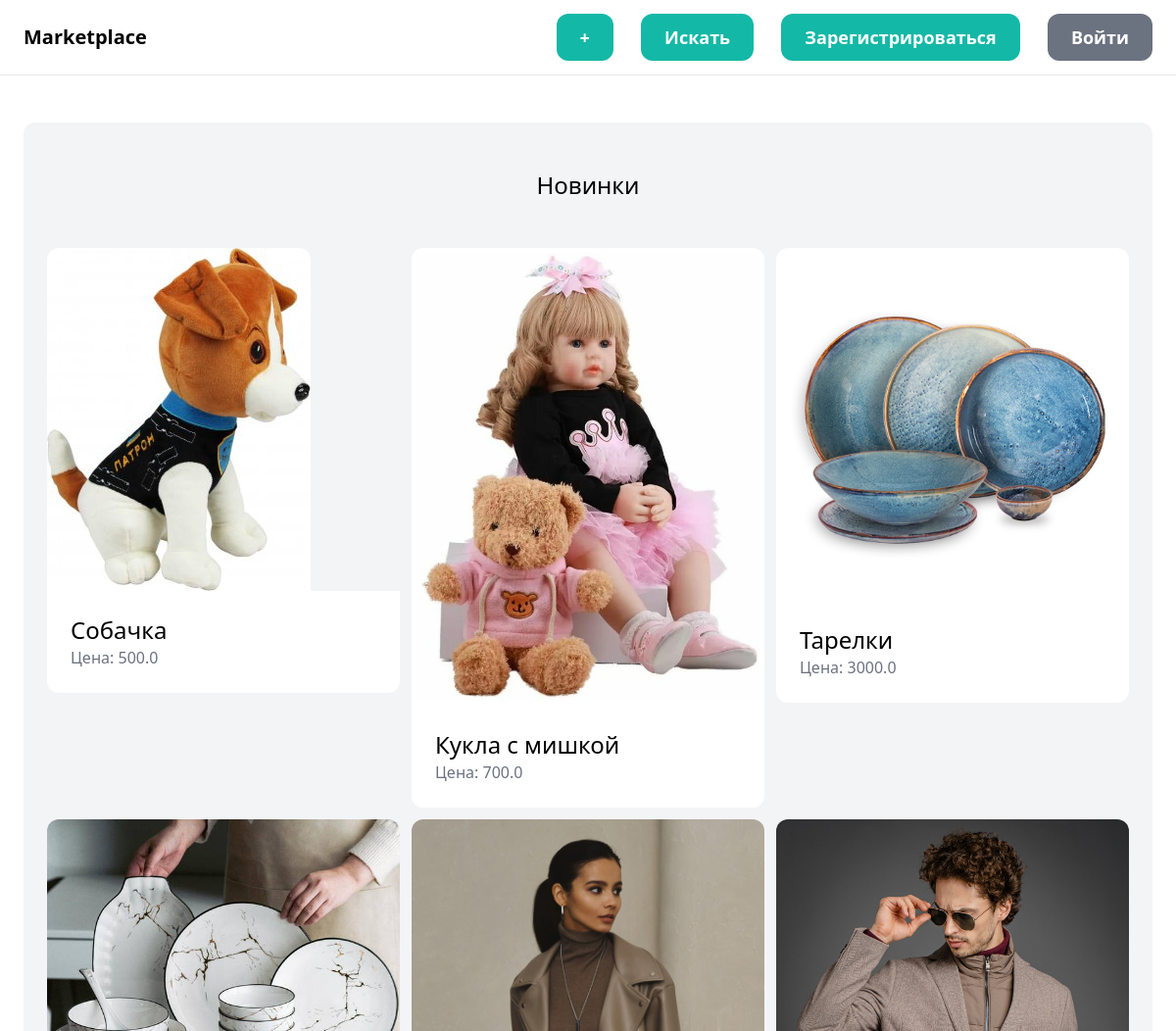
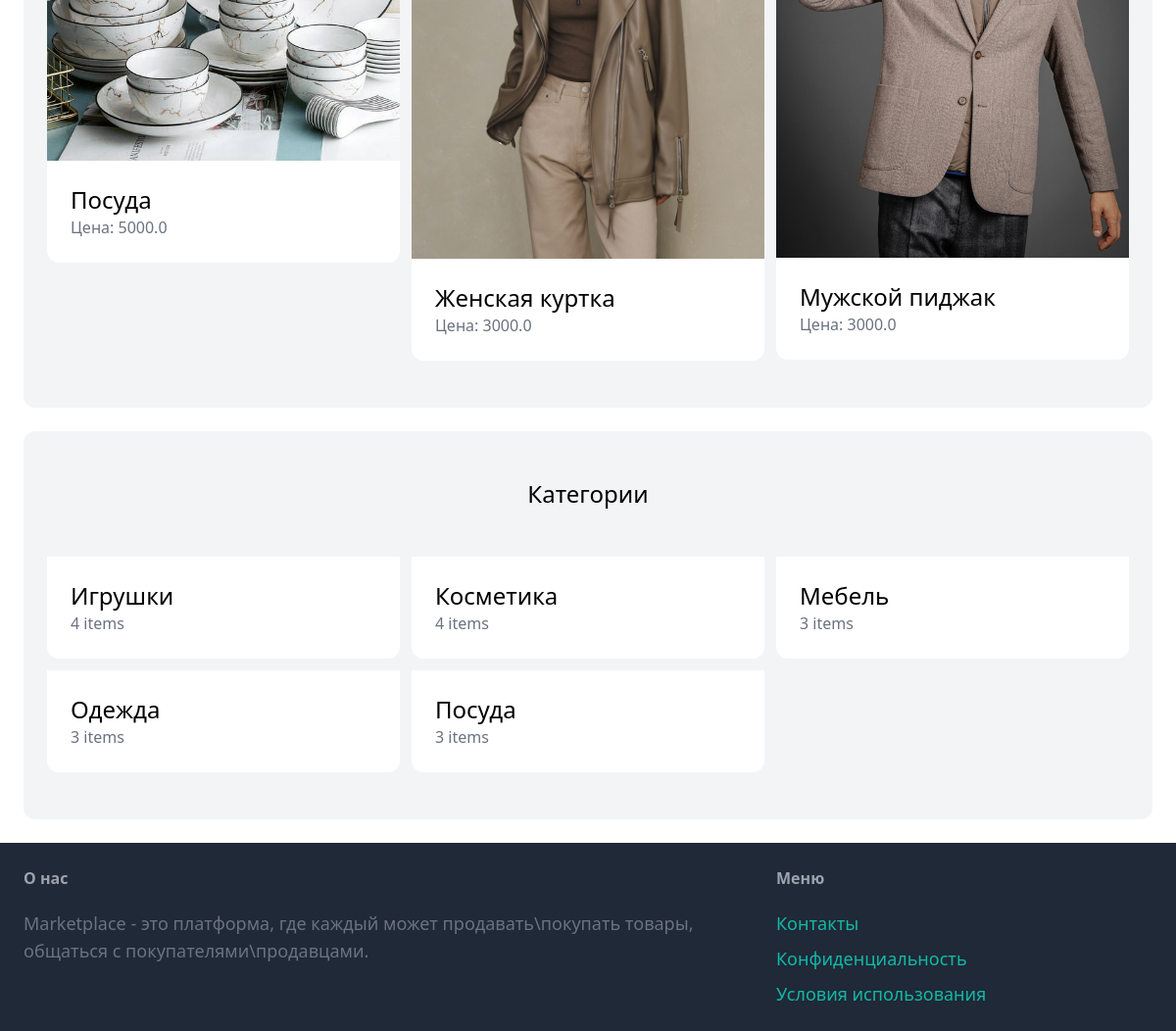
The page / on the database its author committed (2 pictures, top to bottom).
### item/models.py (models this page shows, shortened)
class Item(models.Model):
    category = models.ForeignKey(Category, related_name='items', on_delete=models.CASCADE)
    name = models.CharField(max_length=255)
    description = models.TextField(blank=True, null=True)
    price = models.FloatField()
    image = models.ImageField(upload_to='item_images', blank=True, null=True)
    is_sold = models.BooleanField(default=False)
    created_by = models.ForeignKey(User, related_name='items', on_delete=models.CASCADE)
    created_at = models.DateTimeField(auto_now_add=True)

class Category(models.Model):
    name = models.CharField(max_length=255)
    class Meta:
        ordering = ('name',)
        verbose_name_plural = 'Categories'

### core/views.py (the view)
# urls.py: path('', views.index, name='index'),
def index(request):
    items = Item.objects.filter(is_sold=False)[0:6]
    categories = Category.objects.all()
    return render(request, 'core/index.html', {
        'categories': categories,
        'items': items,
    })

### core/templates/core/index.html (shortened to what this page needs)
{% extends 'core/base.html' %}
{% block content %}
    <div class="mt-6 px-6 py-12 bg-gray-100 rounded-xl">
        <h2 class="mb-12 text-2xl text-center">Новинки</h2>
        <div class="grid grid-cols-3 gap-3">
            {% for item in items %}
                <div>
                    <a href="{% url 'item:detail' item.id %}">
                        <div>
                            <img src="{{ item.image.url }}" class="rounded-t-xl">
                        </div>
                        <div class="p-6 bg-white rounded-b-xl">
                            <h2 class="text-2xl">{{ item.name }}</h2>
                            <p class="text-gray-500">Цена: {{ item.price }}</p>
                        </div>
                    </a>
                </div>
            {% endfor %}
        </div>
    </div>
    <div class="mt-6 px-6 py-12 bg-gray-100 rounded-xl">
        <h2 class="mb-12 text-2xl text-center">Категории</h2>
        <div class="grid grid-cols-3 gap-3">
            {% for category in categories %}
                <div>
                    <a href="#">
                        <div class="p-6 bg-white rounded-b-xl">
                            <h2 class="text-2xl">{{ category.name }}</h2>
                            <p class="text-gray-500">{{ category.items.count }} items</p>
                        </div>
                    </a>
                </div>
            {% endfor %}
        </div>
    </div>
{% endblock %}

### core/templates/core/base.html (shortened to what this page needs)
<!doctype html>
<html>
    <head>
        <script src="https://cdn.tailwindcss.com"></script>
    </head>
    <body>
        <nav class="py-6 px-6 flex justify-between items-center border-b border-gray-200">
            <a href="/" class="text-xl font-semibold">Marketplace</a>
            <div class="space-x-6">
                <a href="{% url 'item:new' %}" class="px-6 py-3 text-lg font-semibold bg-teal-500 text-white rounded-xl hover:bg-teal-700">+</a>
                <a href="{% url 'item:items' %}" class="px-6 py-3 text-lg font-semibold bg-teal-500 text-white rounded-xl hover:bg-teal-700">Искать</a>
                {% if request.user.is_authenticated %}
                    <a href="{% url 'conversation:inbox' %}" class="px-6 py-3 text-lg font-semibold bg-teal-500 text-white rounded-xl hover:bg-teal-700">Входящие</a>
                    <a href="{% url 'dashboard:index' %}" class="px-6 py-3 text-lg font-semibold bg-teal-500 text-white rounded-xl hover:bg-teal-700">Мои товары</a>
                    <a href="{% url 'core:logout' %}" class="px-6 py-3 text-lg font-semibold bg-gray-500 text-white rounded-xl hover:bg-gray-700">Выйти</a>
                {% else %}
                    <a href="{% url 'core:signup' %}" class="px-6 py-3 text-lg font-semibold bg-teal-500 text-white rounded-xl hover:bg-teal-700">Зарегистрироваться</a>
                    <a href="{% url 'core:login' %}" class="px-6 py-3 text-lg font-semibold bg-gray-500 text-white rounded-xl hover:bg-gray-700">Войти</a>
                {% endif %}
            </div>
        </nav>
        <div class="px-6 py-6">
            {% block content %}
            {% endblock %}
        </div>
        <footer class="py-6 px-6 flex justify-between bg-gray-800">
            <div class="w-2/3 pr-10">
                <h3 class="mb-5 font-semibold text-gray-400">О нас</h3>
                <p class="text-lg text-gray-500">Marketplace - это платформа, где каждый может продавать\покупать товары, общаться с покупателями\продавцами.</p>
            </div>
            <div class="w-1/3">
                <h3 class="mb-5 font-semibold text-gray-400">Меню</h3>
                <ul class="space-y-2">
                    <li><a href="{% url 'core:contact' %}" class="text-lg text-teal-500 hover:text-teal-700">Контакты</a></li>
                    <li><a href="#" class="text-lg text-teal-500 hover:text-teal-700">Конфиденциальность</a></li>
                    <li><a href="#" class="text-lg text-teal-500 hover:text-teal-700">Условия использования</a></li>
                </ul>
            </div>
        </footer>
    </body>
</html>

### rows shown on the page
Item: image (picture), name "Собачка", price "500.0"
Item: image (picture), name "Кукла с мишкой", price "700.0"
Item: image (picture), name "Тарелки", price "3000.0"
Item: image (picture), name "Посуда", price "5000.0"
Item: image (picture), name "Женская куртка", price "3000.0"
Item: image (picture), name "Мужской пиджак", price "3000.0"
Category: name "Игрушки", items.count "4"
Category: name "Косметика", items.count "4"
Category: name "Мебель", items.count "3"
Category: name "Одежда", items.count "3"
Category: name "Посуда", items.count "3"
